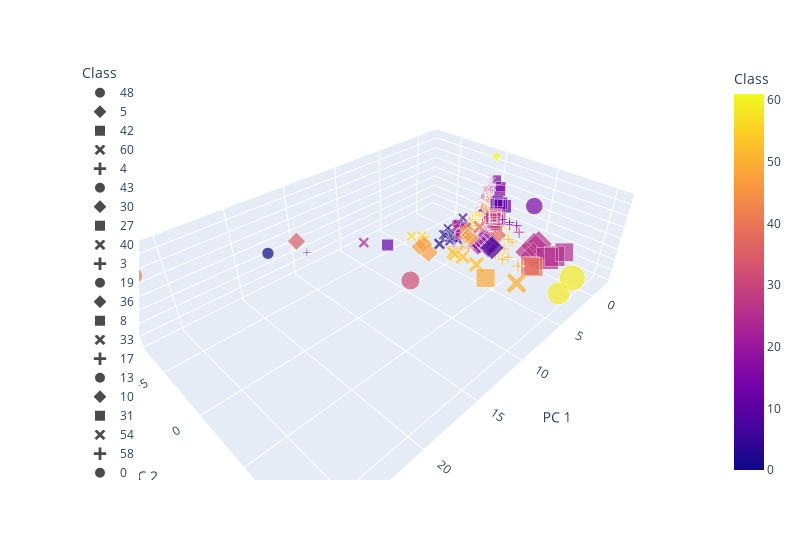

The cell this chart's notebook holds for it:
### Markdown cell above
### Affinity Propagation Plot

### Code cell
# Creating a 3D-Scatter with the PCA data and the clusters
# Plot
fig = px.scatter_3d(clustered_af_df, x="PC 1", y="PC 2", z="PC 3", color="Class", symbol="Class",size="median_listing_price", size_max=25, width=800, hover_name="metro_area/city", hover_data=["average_listing_price"])
fig.update_layout(legend=dict(x=0,y=1))
fig.show()
